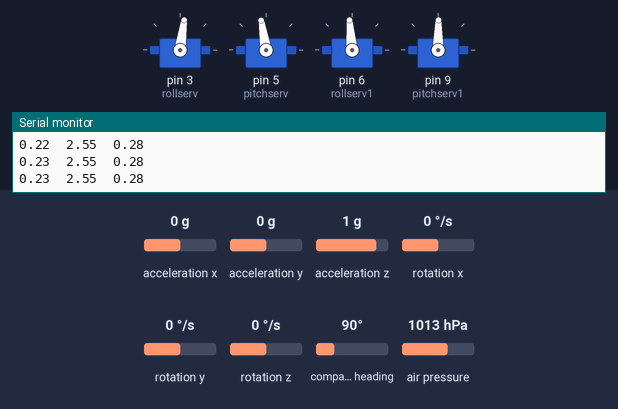
The sketch below on a simulated Arduino Uno, built for the host (arithmetic inside an expression is 32-bit, double 64-bit). On the bench: 4 × servo, the last lines printed to the serial monitor. Wiring (inferred from the names in the program): HMC5883L compass at I2C address 0x1E; MPU-6050 motion sensor at I2C address 0x68. Inputs (shaded band) come from the test bench; at power-on: acceleration x 0 g, acceleration y 0 g, acceleration z 1 g, rotation x 0 °/s, rotation y 0 °/s, rotation z 0 °/s, compass heading 90°, air pressure 1013 hPa. Storage starts empty.

Above: at 1.2 s.
1.3 s: acceleration x set to -0.1 g
At 2.1 s:
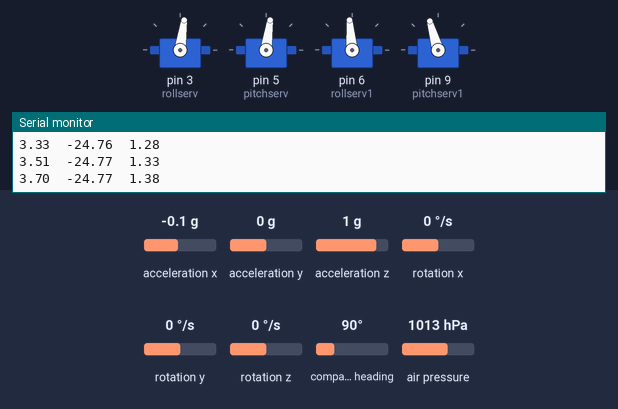
4.3 s: acceleration y set to -1.4 g
At 5.6 s:
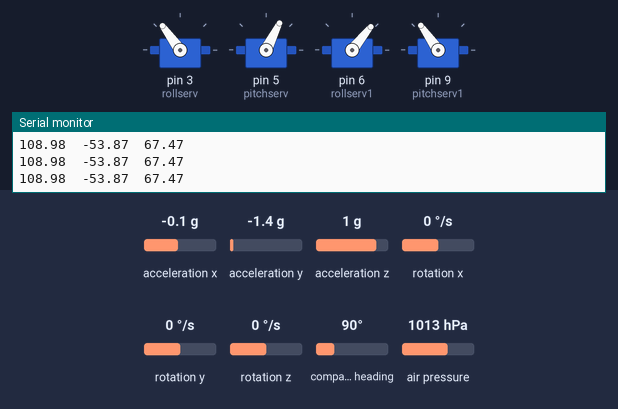
6.3 s: acceleration z set to -0.1 g
At 7.1 s:
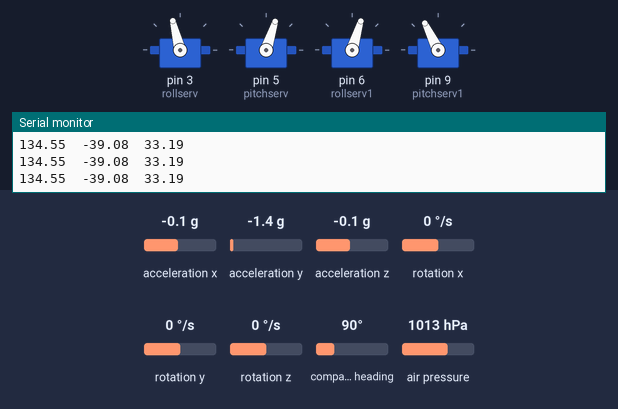
8.0 s: rotation x set to -2 °/s
At 10.0 s:
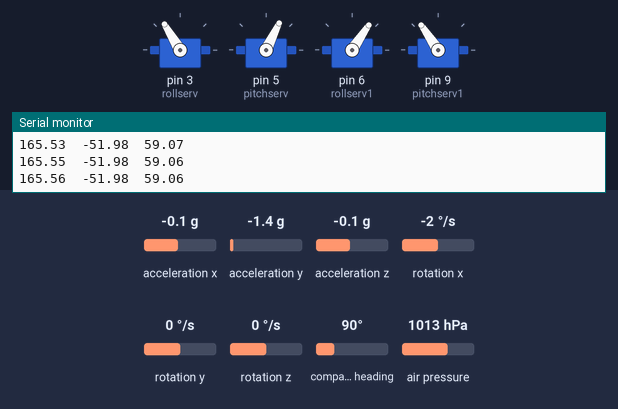
11.0 s: rotation y set to 100 °/s
At 13.49 s:
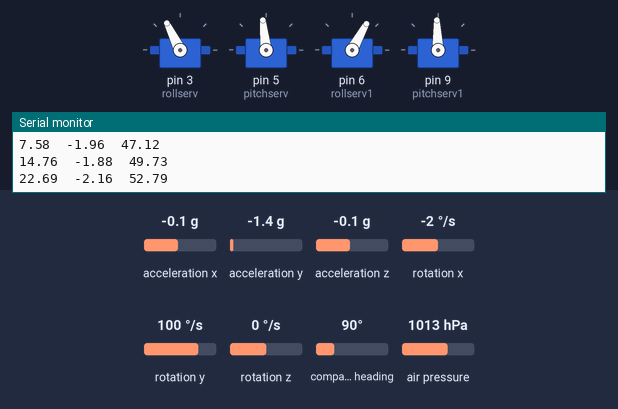
14.0 s: rotation z set to -2 °/s
Timing chart, 0 to 25.7 s (numbered marks = the images above; inputs shaded):
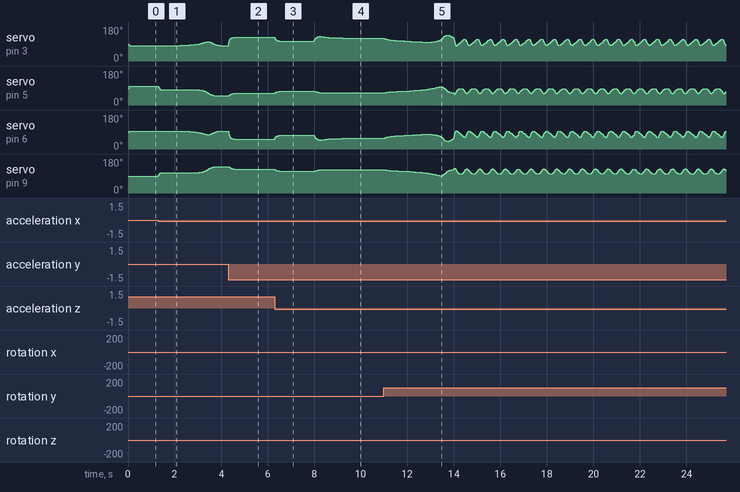

The sketch:

Rocket_Stabilization_V1.ino
```cpp
#include <SD.h>
#include <SPI.h>
/*
 * Author: Jeremy Hall
 * Credit to Kris Winer at Sparkfun Electronics
 * for Mahony and Madgwick Filtering functions.
 * Uses Adafruit BMP085 library for the BMP085 or BMP180
 * (Will be replacing that in the future)
 */
#include <Servo.h>
#include<Wire.h>
#include <Adafruit_BMP085.h>
//#include <I2C.h>

//#define OutputAccel
//#define OutputGyro
//#define OutputMag
//#define OutputQuat
#define OutputYawPitchRoll
//#define OutputAltitude
//#define OutputCalibration


#define GyroMeasError PI * (40.0f / 180.0f)       // gyroscope measurement error in rads/s (shown as 3 deg/s)
#define GyroMeasDrift PI * (0.0f / 180.0f)      // gyroscope measurement drift in rad/s/s (shown as 0.0 deg/s/s)
#define beta sqrt(3.0f / 4.0f) * GyroMeasError   // compute beta
#define zeta sqrt(3.0f / 4.0f) * GyroMeasDrift   // compute zeta, the other free parameter in the Madgwick scheme usually set to a small or zero value
#define Kp 2.0f * 5.0f // these are the free parameters in the Mahony filter and fusion scheme, Kp for proportional feedback, Ki for integral
#define Ki 0.0f

float lastUpdate = 0;    // used to calculate integration interval
float Now = 0;           // used to calculate integration interval
float deltat = 0.0f;        // integration interval for both filter schemes
float q[4] = {1.0f, 0.0f, 0.0f, 0.0f};    // vector to hold quaternion
float eInt[3] = {0.0f, 0.0f, 0.0f};       // vector to hold integral error for Mahony method


const int MPU=0x68;  // I2C address of the MPU-6050
const int Mag = 0x1E; //I2C address of the HMC5833L
float AcX,AcY,AcZ,Tmp,GyX,GyY,GyZ,MgX,MgY,MgZ; //Raw Data
float yaw, pitch, roll;
double pitchopp, pitchdiff, rollopp, rolldiff;// Variabls for finding oppisite values based on the current position

int rolloffset = -8; //servo 1
int pitchoffset = 8;  //servo 2
int rolloffset1 = 5; //servo 3
int pitchoffset1 = 0; //servo 4
Servo pitchserv, pitchserv1, rollserv, rollserv1;
float pitchOutput, rollOutput;

Adafruit_BMP085 bmp;
int alt;
int altoffset = 221;//offset
const int chipSelect = 4;

void setup(){
  Wire.begin();
  Serial.begin(9600);
  setupSensors();
  initBMP180();
  initSD();
  rollserv.attach(3);//Servo 1
  pitchserv.attach(5);// Servo 2
  rollserv1.attach(6);// Servo 3
  pitchserv1.attach(9);// Servo 4

}

void loop(){
//Get Sensor Updates
readGyroAccel();
readMag();
alt = bmp.readAltitude() - altoffset;

//Get Time Data then use a Mahony Filter
Now = micros();
deltat = ((Now - lastUpdate)/1000000.0f); // set integration time by time elapsed since last filter update
MahonyQuaternionUpdate(AcX, AcY, AcZ, GyX*PI/180.0f, GyY*PI/180.0f, GyZ*PI/180.0f, MgX, MgY, MgZ);
//MadgwickQuaternionUpdate(AcX, AcY, AcZ, GyX*PI/180.0f, GyY*PI/180.0f, GyZ*PI/180.0f, MgX, MgY, MgZ);
lastUpdate = micros();

yaw   = atan2(2.0f * (q[1] * q[2] + q[0] * q[3]), q[0] * q[0] + q[1] * q[1] - q[2] * q[2] - q[3] * q[3]);   //convert to yaw, pitch and roll
pitch = -asin(2.0f * (q[1] * q[3] - q[0] * q[2]));
roll  = atan2(2.0f * (q[0] * q[1] + q[2] * q[3]), q[0] * q[0] - q[1] * q[1] - q[2] * q[2] + q[3] * q[3]);
pitch *= 180.0f / PI;
yaw   *= 180.0f / PI;
roll  *= 180.0f / PI;
// After Converting to Yaw, Pitch and Roll compute what is needed to control the rocket
ComputePitch();
ComputeRoll();
dataLog();

#ifdef OutputAccel
Serial.print("\t");
Serial.print(AcX);
Serial.print("\t");
Serial.print(AcY);
Serial.print("\t");
Serial.println(AcZ);
#endif

#ifdef OutputGyro
Serial.print("\t");
Serial.print(GyX);
Serial.print("\t");
Serial.print(GyY);
Serial.print("\t");
Serial.println(GyZ);
#endif

#ifdef OutputMag
Serial.print("\t");
Serial.print(MgX);
Serial.print("\t");
Serial.print(MgY);
Serial.print("\t");
Serial.println(MgZ);
#endif

#ifdef OutputQuat
Serial.print("\t");
Serial.print(q[0]);
Serial.print("\t");
Serial.print(q[1]);
Serial.print("\t");
Serial.print(q[2]);
Serial.print("\t");
Serial.print(q[3]);
Serial.println("\t");

#endif

#ifdef OutputYawPitchRoll
Serial.print(yaw);
Serial.print("\t");
Serial.print(pitch);
Serial.print("\t");
Serial.println(roll);
#endif

#ifdef OutputAltitude
Serial.println(alt);
#endif

#ifdef OutputCalibration
Serial.print(pitch);
Serial.print("\t");
Serial.print(roll);
Serial.print("\t");
Serial.print(pitchOutput);
Serial.print("\t");
Serial.println(rollOutput);
#endif


//Serial.print(deltat);
//Serial.println("filter rate = "); Serial.println(1.0f/deltat, 1);
}

void setupSensors() {
/*  I2c.write(0x68, 0x6B, 0x00); //Wake Up MPU6050
  I2c.write(0x68, 0x6A, 0x00); //Set I2CMaster Bypass
  I2c.write(0x68, 0x37, 0x02); //Same as above
  */
  Wire.beginTransmission(MPU);
  Wire.write(0x6B);  // PWR_MGMT_1 register
  Wire.write(0);     // set to zero (wakes up the MPU-6050)
  Wire.endTransmission(true);

  Wire.beginTransmission(MPU);
  Wire.write(0x6A);  //Set Half of what is needed for I2CMaster Bypass
  Wire.write(0);
  Wire.endTransmission(true);

  Wire.beginTransmission(MPU);
  Wire.write(0x37);  //Set last part of I2CMaster Bypass
  Wire.write(0x02);
  Wire.endTransmission(true);

  Wire.beginTransmission(Mag); //open communication with HMC5883
  Wire.write(0x02); //select mode register
  Wire.write(0x00); //continuous measurement mode
  Wire.endTransmission();
}

void ComputeRoll(){
rollOutput = map(roll, -30, 30, 70, 110);
/*calculate oppisite angle for the opp servo*/
rolldiff = 90 - rollOutput;
rollopp = 90 + rolldiff;
rollserv.write(rollOutput + rolloffset);//Servo 1
rollserv1.write(rollopp + rolloffset1);//Servo 4
}

void ComputePitch(){

pitchOutput = map(pitch, -30, 30, 70, 110);
/*calculate oppisite angle for the opp servo*/
pitchdiff = 90 - pitchOutput;
pitchopp = 90 + pitchdiff;
pitchserv.write(pitchOutput + pitchoffset);//Original Servo
pitchserv1.write(pitchopp + pitchoffset1);//Op. Servo

}

void initSD(){
  Serial.print("Initializing SD card...");

  if (!SD.begin(chipSelect)) {
    Serial.println("SD initialization failed!");
    return;
  }
  Serial.println("SD initialization done.");
}

void initBMP180(){
  Serial.print("Initializing BMP180");
    if (!bmp.begin()) {
    Serial.println("BMP180 initialization failed!");
    return;
  }
  Serial.println("BMP180 initialization done.");
}

void dataLog(){

  File telemetry = SD.open("datalog.txt", FILE_WRITE);
  if (telemetry){
    telemetry.print(AcX);
    telemetry.print("\t");
    telemetry.print(AcY);
    telemetry.print("\t");
    telemetry.print(AcZ);
    telemetry.print("\t");
    telemetry.print(GyX);
    telemetry.print("\t");
    telemetry.print(GyY);
    telemetry.print("\t");
    telemetry.print(GyZ);
    telemetry.print("\t");
    telemetry.print(MgX);
    telemetry.print("\t");
    telemetry.print(MgY);
    telemetry.print("\t");
    telemetry.print(MgZ);
    telemetry.print("\t");
    telemetry.print(q[0]);
    telemetry.print("\t");
    telemetry.print(q[1]);
    telemetry.print("\t");
    telemetry.print(q[2]);
    telemetry.print("\t");
    telemetry.print(q[3]);
    telemetry.print("\t");
    telemetry.print(yaw);
    telemetry.print("\t");
    telemetry.print(pitch);
    telemetry.print("\t");
    telemetry.print(roll);
    telemetry.print("\t");
    telemetry.println(alt);
    telemetry.close();
  }
 else {
    Serial.println("error opening datalog.txt");
  }

}
void readGyroAccel(){
  //Start Recieving Data
  Wire.beginTransmission(0x68);
  Wire.write(0x3B);  // starting with register 0x3B (ACCEL_XOUT_H)
  Wire.endTransmission(false);
  Wire.requestFrom(0x68,14,true);  // request a total of 14 registers
  AcX=Wire.read()<<8|Wire.read();  // 0x3B (ACCEL_XOUT_H) & 0x3C (ACCEL_XOUT_L)
  AcY=Wire.read()<<8|Wire.read();  // 0x3D (ACCEL_YOUT_H) & 0x3E (ACCEL_YOUT_L)
  AcZ=Wire.read()<<8|Wire.read();  // 0x3F (ACCEL_ZOUT_H) & 0x40 (ACCEL_ZOUT_L)
  Tmp=Wire.read()<<8|Wire.read();  // 0x41 (TEMP_OUT_H) & 0x42 (TEMP_OUT_L)
  GyX=Wire.read()<<8|Wire.read();  // 0x43 (GYRO_XOUT_H) & 0x44 (GYRO_XOUT_L)
  GyY=Wire.read()<<8|Wire.read();  // 0x45 (GYRO_YOUT_H) & 0x46 (GYRO_YOUT_L)
  GyZ=Wire.read()<<8|Wire.read();  // 0x47 (GYRO_ZOUT_H) & 0x48 (GYRO_ZOUT_L)
/* This is offsetting your data, If you find your data to not be centered correctly
 *  find the offsets for your data and add or subract them here
 */
  AcX -= 800.0f;//FYI I just found what seemed to be the best
  AcZ += 1449.0f;//and got me the most stable data with the noise centered around the 0
  GyX += 250.0f;//Your values may be different
  GyY -= 30.0f;
  GyZ += 40.0f;
/*Division by the scaling factor as per the datasheet for the MPU6050 */
  AcX /= 16384.0f;
  AcY /= 16384.0f;
  AcZ /= 16384.0f;
  GyX /= 131.0f;
  GyY /= 131.0f;
  GyZ /= 131.0f;
}


void readMag(){
  Wire.beginTransmission(Mag);//Address of HMC5883L Magnetometer
  Wire.write(0x3);  // starting with register 0x3B (ACCEL_XOUT_H)
  Wire.endTransmission(false);
  Wire.requestFrom(Mag,6,true);
  MgX=Wire.read()<<8|Wire.read();//read registar 3 and 4
  MgZ=Wire.read()<<8|Wire.read();//read registar 5 and 6
  MgY=Wire.read()<<8|Wire.read();//read registar 6 and 7
  MgX *= .01f;
  MgY *= .01f;
  MgZ *= .01f;
}

void MahonyQuaternionUpdate(float ax, float ay, float az, float gx, float gy, float gz, float mx, float my, float mz)
   {
            float q1 = q[0], q2 = q[1], q3 = q[2], q4 = q[3];   // short name local variable for readability
            float norm;
            float hx, hy, bx, bz;
            float vx, vy, vz, wx, wy, wz;
            float ex, ey, ez;
            float pa, pb, pc;

            // Auxiliary variables to avoid repeated arithmetic
            float q1q1 = q1 * q1;
            float q1q2 = q1 * q2;
            float q1q3 = q1 * q3;
            float q1q4 = q1 * q4;
            float q2q2 = q2 * q2;
            float q2q3 = q2 * q3;
            float q2q4 = q2 * q4;
            float q3q3 = q3 * q3;
            float q3q4 = q3 * q4;
            float q4q4 = q4 * q4;

            // Normalise accelerometer measurement
            norm = sqrt(ax * ax + ay * ay + az * az);
            if (norm == 0.0f) return; // handle NaN
            norm = 1.0f / norm;        // use reciprocal for division
            ax *= norm;
            ay *= norm;
            az *= norm;

            // Normalise magnetometer measurement
            norm = sqrt(mx * mx + my * my + mz * mz);
            if (norm == 0.0f) return; // handle NaN
            norm = 1.0f / norm;        // use reciprocal for division
            mx *= norm;
            my *= norm;
            mz *= norm;

            // Reference direction of Earth's magnetic field
            hx = 2.0f * mx * (0.5f - q3q3 - q4q4) + 2.0f * my * (q2q3 - q1q4) + 2.0f * mz * (q2q4 + q1q3);
            hy = 2.0f * mx * (q2q3 + q1q4) + 2.0f * my * (0.5f - q2q2 - q4q4) + 2.0f * mz * (q3q4 - q1q2);
            bx = sqrt((hx * hx) + (hy * hy));
            bz = 2.0f * mx * (q2q4 - q1q3) + 2.0f * my * (q3q4 + q1q2) + 2.0f * mz * (0.5f - q2q2 - q3q3);

            // Estimated direction of gravity and magnetic field
            vx = 2.0f * (q2q4 - q1q3);
            vy = 2.0f * (q1q2 + q3q4);
            vz = q1q1 - q2q2 - q3q3 + q4q4;
            wx = 2.0f * bx * (0.5f - q3q3 - q4q4) + 2.0f * bz * (q2q4 - q1q3);
            wy = 2.0f * bx * (q2q3 - q1q4) + 2.0f * bz * (q1q2 + q3q4);
            wz = 2.0f * bx * (q1q3 + q2q4) + 2.0f * bz * (0.5f - q2q2 - q3q3);

            // Error is cross product between estimated direction and measured direction of gravity
            ex = (ay * vz - az * vy) + (my * wz - mz * wy);
            ey = (az * vx - ax * vz) + (mz * wx - mx * wz);
            ez = (ax * vy - ay * vx) + (mx * wy - my * wx);
            if (Ki > 0.0f)
            {
                eInt[0] += ex;      // accumulate integral error
                eInt[1] += ey;
                eInt[2] += ez;
            }
            else
            {
                eInt[0] = 0.0f;     // prevent integral wind up
                eInt[1] = 0.0f;
                eInt[2] = 0.0f;
            }

            // Apply feedback terms
            gx = gx + Kp * ex + Ki * eInt[0];
            gy = gy + Kp * ey + Ki * eInt[1];
            gz = gz + Kp * ez + Ki * eInt[2];

            // Integrate rate of change of quaternion
            pa = q2;
            pb = q3;
            pc = q4;
            q1 = q1 + (-q2 * gx - q3 * gy - q4 * gz) * (0.5f * deltat);
            q2 = pa + (q1 * gx + pb * gz - pc * gy) * (0.5f * deltat);
            q3 = pb + (q1 * gy - pa * gz + pc * gx) * (0.5f * deltat);
            q4 = pc + (q1 * gz + pa * gy - pb * gx) * (0.5f * deltat);

            // Normalise quaternion
            norm = sqrt(q1 * q1 + q2 * q2 + q3 * q3 + q4 * q4);
            norm = 1.0f / norm;
            q[0] = q1 * norm;
            q[1] = q2 * norm;
            q[2] = q3 * norm;
            q[3] = q4 * norm;

}

void MadgwickQuaternionUpdate(float ax, float ay, float az, float gx, float gy, float gz, float mx, float my, float mz)
        {
            float q1 = q[0], q2 = q[1], q3 = q[2], q4 = q[3];   // short name local variable for readability
            float norm;
            float hx, hy, _2bx, _2bz;
            float s1, s2, s3, s4;
            float qDot1, qDot2, qDot3, qDot4;

            // Auxiliary variables to avoid repeated arithmetic
            float _2q1mx;
            float _2q1my;
            float _2q1mz;
            float _2q2mx;
            float _4bx;
            float _4bz;
            float _2q1 = 2.0f * q1;
            float _2q2 = 2.0f * q2;
            float _2q3 = 2.0f * q3;
            float _2q4 = 2.0f * q4;
            float _2q1q3 = 2.0f * q1 * q3;
            float _2q3q4 = 2.0f * q3 * q4;
            float q1q1 = q1 * q1;
            float q1q2 = q1 * q2;
            float q1q3 = q1 * q3;
            float q1q4 = q1 * q4;
            float q2q2 = q2 * q2;
            float q2q3 = q2 * q3;
            float q2q4 = q2 * q4;
            float q3q3 = q3 * q3;
            float q3q4 = q3 * q4;
            float q4q4 = q4 * q4;

            // Normalise accelerometer measurement
            norm = sqrt(ax * ax + ay * ay + az * az);
            if (norm == 0.0f) return; // handle NaN
            norm = 1.0f/norm;
            ax *= norm;
            ay *= norm;
            az *= norm;

            // Normalise magnetometer measurement
            norm = sqrt(mx * mx + my * my + mz * mz);
            if (norm == 0.0f) return; // handle NaN
            norm = 1.0f/norm;
            mx *= norm;
            my *= norm;
            mz *= norm;

            // Reference direction of Earth's magnetic field
            _2q1mx = 2.0f * q1 * mx;
            _2q1my = 2.0f * q1 * my;
            _2q1mz = 2.0f * q1 * mz;
            _2q2mx = 2.0f * q2 * mx;
            hx = mx * q1q1 - _2q1my * q4 + _2q1mz * q3 + mx * q2q2 + _2q2 * my * q3 + _2q2 * mz * q4 - mx * q3q3 - mx * q4q4;
            hy = _2q1mx * q4 + my * q1q1 - _2q1mz * q2 + _2q2mx * q3 - my * q2q2 + my * q3q3 + _2q3 * mz * q4 - my * q4q4;
            _2bx = sqrt(hx * hx + hy * hy);
            _2bz = -_2q1mx * q3 + _2q1my * q2 + mz * q1q1 + _2q2mx * q4 - mz * q2q2 + _2q3 * my * q4 - mz * q3q3 + mz * q4q4;
            _4bx = 2.0f * _2bx;
            _4bz = 2.0f * _2bz;

            // Gradient decent algorithm corrective step
            s1 = -_2q3 * (2.0f * q2q4 - _2q1q3 - ax) + _2q2 * (2.0f * q1q2 + _2q3q4 - ay) - _2bz * q3 * (_2bx * (0.5f - q3q3 - q4q4) + _2bz * (q2q4 - q1q3) - mx) + (-_2bx * q4 + _2bz * q2) * (_2bx * (q2q3 - q1q4) + _2bz * (q1q2 + q3q4) - my) + _2bx * q3 * (_2bx * (q1q3 + q2q4) + _2bz * (0.5f - q2q2 - q3q3) - mz);
            s2 = _2q4 * (2.0f * q2q4 - _2q1q3 - ax) + _2q1 * (2.0f * q1q2 + _2q3q4 - ay) - 4.0f * q2 * (1.0f - 2.0f * q2q2 - 2.0f * q3q3 - az) + _2bz * q4 * (_2bx * (0.5f - q3q3 - q4q4) + _2bz * (q2q4 - q1q3) - mx) + (_2bx * q3 + _2bz * q1) * (_2bx * (q2q3 - q1q4) + _2bz * (q1q2 + q3q4) - my) + (_2bx * q4 - _4bz * q2) * (_2bx * (q1q3 + q2q4) + _2bz * (0.5f - q2q2 - q3q3) - mz);
            s3 = -_2q1 * (2.0f * q2q4 - _2q1q3 - ax) + _2q4 * (2.0f * q1q2 + _2q3q4 - ay) - 4.0f * q3 * (1.0f - 2.0f * q2q2 - 2.0f * q3q3 - az) + (-_4bx * q3 - _2bz * q1) * (_2bx * (0.5f - q3q3 - q4q4) + _2bz * (q2q4 - q1q3) - mx) + (_2bx * q2 + _2bz * q4) * (_2bx * (q2q3 - q1q4) + _2bz * (q1q2 + q3q4) - my) + (_2bx * q1 - _4bz * q3) * (_2bx * (q1q3 + q2q4) + _2bz * (0.5f - q2q2 - q3q3) - mz);
            s4 = _2q2 * (2.0f * q2q4 - _2q1q3 - ax) + _2q3 * (2.0f * q1q2 + _2q3q4 - ay) + (-_4bx * q4 + _2bz * q2) * (_2bx * (0.5f - q3q3 - q4q4) + _2bz * (q2q4 - q1q3) - mx) + (-_2bx * q1 + _2bz * q3) * (_2bx * (q2q3 - q1q4) + _2bz * (q1q2 + q3q4) - my) + _2bx * q2 * (_2bx * (q1q3 + q2q4) + _2bz * (0.5f - q2q2 - q3q3) - mz);
            norm = sqrt(s1 * s1 + s2 * s2 + s3 * s3 + s4 * s4);    // normalise step magnitude
            norm = 1.0f/norm;
            s1 *= norm;
            s2 *= norm;
            s3 *= norm;
            s4 *= norm;

            // Compute rate of change of quaternion
            qDot1 = 0.5f * (-q2 * gx - q3 * gy - q4 * gz) - beta * s1;
            qDot2 = 0.5f * (q1 * gx + q3 * gz - q4 * gy) - beta * s2;
            qDot3 = 0.5f * (q1 * gy - q2 * gz + q4 * gx) - beta * s3;
            qDot4 = 0.5f * (q1 * gz + q2 * gy - q3 * gx) - beta * s4;

            // Integrate to yield quaternion
            q1 += qDot1 * deltat;
            q2 += qDot2 * deltat;
            q3 += qDot3 * deltat;
            q4 += qDot4 * deltat;
            norm = sqrt(q1 * q1 + q2 * q2 + q3 * q3 + q4 * q4);    // normalise quaternion
            norm = 1.0f/norm;
            q[0] = q1 * norm;
            q[1] = q2 * norm;
            q[2] = q3 * norm;
            q[3] = q4 * norm;

        }
```

Measured:
- the behaviour switches between 0 and -0.1 g on acceleration x (found by bisection; images 0 and 1)
- the behaviour switches between 0 and -1 °/s on rotation x (found by bisection; images 3 and 4)
- after the input at 1.3 s, servo on pin 3 (rollserv): rises from 82° to 102° in 1.1 s, then falls to 82° in 0.56 s; servo on pin 5 (pitchserv): moves from 99° to 49° over 2.6 s, starting at once; servo on pin 9 (pitchserv1): moves from 89° to 139° over 2.6 s, starting at once
- after the input at 4.3 s, servo on pin 3 (rollserv): moves from 82° to 126° over 0.26 s, starting at once; servo on pin 5 (pitchserv): moves from 49° to 63° over 0.57 s, starting at once; servo on pin 6 (rollserv1): moves from 95° to 51° over 0.26 s, starting at once; servo on pin 9 (pitchserv1): moves from 139° to 125° over 0.57 s, starting at once
- after the input at 6.3 s, servo on pin 3 (rollserv): moves from 126° to 104° over 0.22 s, starting at once; servo on pin 5 (pitchserv): 63° → 72° at once; servo on pin 6 (rollserv1): moves from 51° to 73° over 0.22 s, starting at once; servo on pin 9 (pitchserv1): 125° → 116° at once
- after the input at 8.0 s, servo on pin 3 (rollserv): rises from 104° to 130° in 0.22 s, then falls to 120° in 2.0 s
- after the input at 11.0 s, servo on pin 5 (pitchserv): rises from 64° to 97° in 2.4 s, then falls to 66° in 0.46 s
